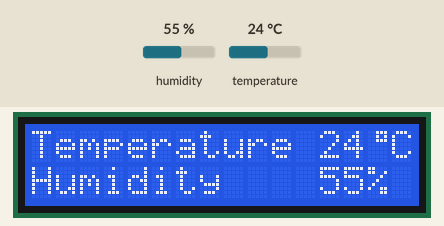
The sketch below on a simulated Arduino Uno, built with avr-gcc and run on an emulated ATmega328P. Shown: 16×2 character LCD. The test bench sets the inputs (shaded band); at power-on: humidity 55 %, temperature 24 °C. What the sketch prints to the serial monitor is not drawn.

Above: at 1.9 s.
2.0 s: humidity set to 22 %
At 3.5 s:
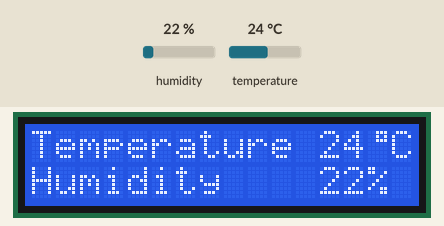
3.8 s: temperature set to 12 °C
At 5.8 s:
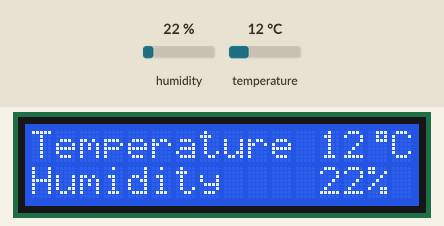
6.1 s: humidity set to 40 %
At 7.3 s:
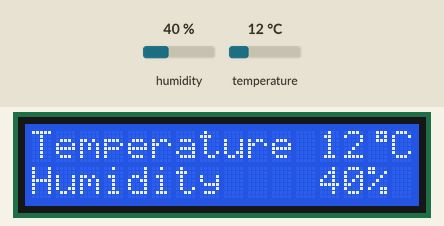
8.3 s: temperature set to 19 °C
At 9.9 s:
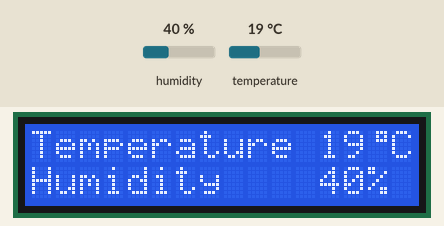
Timing chart, 0 to 11.4 s (numbered marks = the images above; inputs shaded):
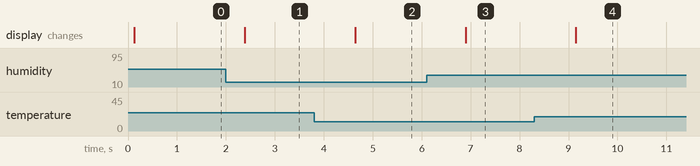

Measured:
- after the input at 2.0 s, the display: changes after 0.38 s (image 1)
- after the input at 3.8 s, the display: changes after 0.84 s (image 2)
- after the input at 6.1 s, the display: changes after 0.80 s (image 3)
- after the input at 8.3 s, the display: changes after 0.85 s (image 4)

The sketch:

temperature-and-humidity-monitor.ino
```cpp
//Tech Trends Shameer

#include <SimpleDHT.h>
#include <Wire.h>
#include <LiquidCrystal_I2C.h>
byte degree_symbol[8] =
              {
                0b00111,
                0b00101,
                0b00111,
                0b00000,
                0b00000,
                0b00000,
                0b00000,
                0b00000
              };

int pinDHT11 = 6;
SimpleDHT11 dht11(pinDHT11);
LiquidCrystal_I2C lcd(0x27, 16, 2);

void setup() {
  Serial.begin(115200);
}

void loop() {
  // start working...
  Serial.println("=================================");
  Serial.println("Sample DHT11...");

  // read without samples.
  byte temperature = 0;
  byte humidity = 0;
  int err = SimpleDHTErrSuccess;
  if ((err = dht11.read(&temperature, &humidity, NULL)) != SimpleDHTErrSuccess)
  {
    Serial.print("Read DHT11 failed, err=");
    Serial.println(err);
    delay(1000);
    return;
  }


    lcd.begin();

  // Turn on the blacklight and print a message.
  lcd.backlight();
 /* lcd.setCursor(0,0);
  lcd.print("Temperature &");
  lcd.setCursor(0,1);
  lcd.print("Humidity Monitor");
  delay(2000);
  lcd.clear();*/
  lcd.setCursor(0,0);
  lcd.print("Temperature ");
  lcd.print((int)temperature);
  lcd.setCursor(0, 1);
  lcd.print("Humidity    ");
  lcd.print((int)humidity);
  lcd.setCursor(14,0);
  lcd.write(1);
  lcd.createChar(1, degree_symbol);
  lcd.setCursor(15,0);
  lcd.print("C");
  lcd.setCursor(14,1);
  lcd.print("%");
  delay(1000);
}
```
